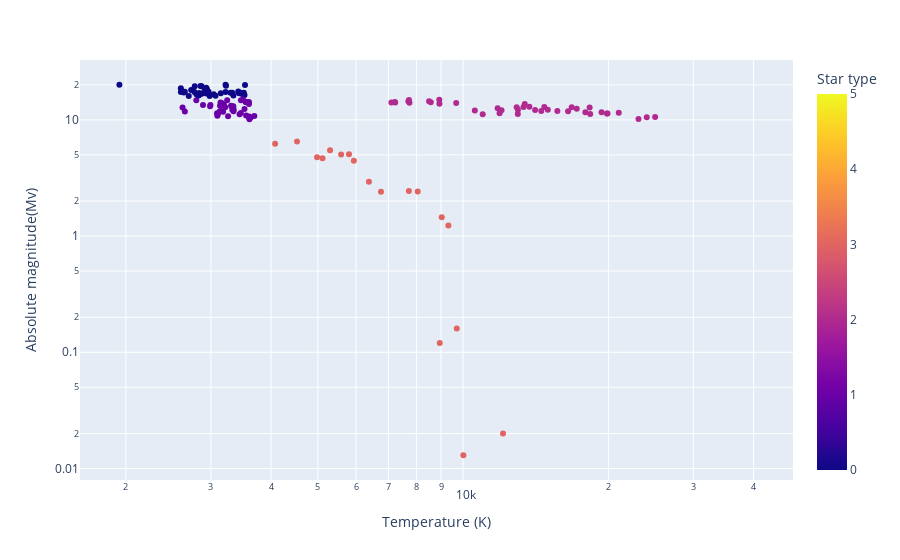

Notebook source saved alongside this figure:
### Code cell
#Example plot from plotly
from plotly.subplots import make_subplots
import plotly.graph_objects as go
import plotly.express as px

fig = px.scatter(dataset, x=(dataset['Temperature (K)']), 
                y=(dataset['Absolute magnitude(Mv)']),
                 color=dataset['Star type'],
                 log_x=True, log_y=True, size_max=60)

fig.update_layout(legend=dict(
    orientation="h",
    yanchor="bottom",
    y=1.02,
    xanchor="right",
    x=1
))

fig.show()

### Figure 1 — Plotly figure (JSON) as saved in the notebook; plotly's stock layout.template omitted (floating-point values rounded to 4 significant figures; data arrays with more than 128 entries replaced by an {"elided": "..."} marker saying what was removed)
{"data": [{"hovertemplate": "Temperature (K)=%{x}<br>Absolute magnitude(Mv)=%{y}<br>Star type=%{marker.color}<extra></extra>", "legendgroup": "", "marker": {"color": {"elided": "240 int values"}, "coloraxis": "coloraxis", "symbol": "circle"}, "mode": "markers", "name": "", "orientation": "v", "showlegend": false, "type": "scatter", "x": {"elided": "240 int values"}, "xaxis": "x", "y": {"elided": "240 float values"}, "yaxis": "y"}], "layout": {"coloraxis": {"colorbar": {"title": {"text": "Star type"}}, "colorscale": [[0, "#0d0887"], [0.1111, "#46039f"], [0.2222, "#7201a8"], [0.3333, "#9c179e"], [0.4444, "#bd3786"], [0.5556, "#d8576b"], [0.6667, "#ed7953"], [0.7778, "#fb9f3a"], [0.8889, "#fdca26"], [1, "#f0f921"]]}, "legend": {"orientation": "h", "tracegroupgap": 0, "x": 1, "xanchor": "right", "y": 1.02, "yanchor": "bottom"}, "margin": {"t": 60}, "xaxis": {"anchor": "y", "domain": [0, 1], "title": {"text": "Temperature (K)"}, "type": "log"}, "yaxis": {"anchor": "x", "domain": [0, 1], "title": {"text": "Absolute magnitude(Mv)"}, "type": "log"}}}
